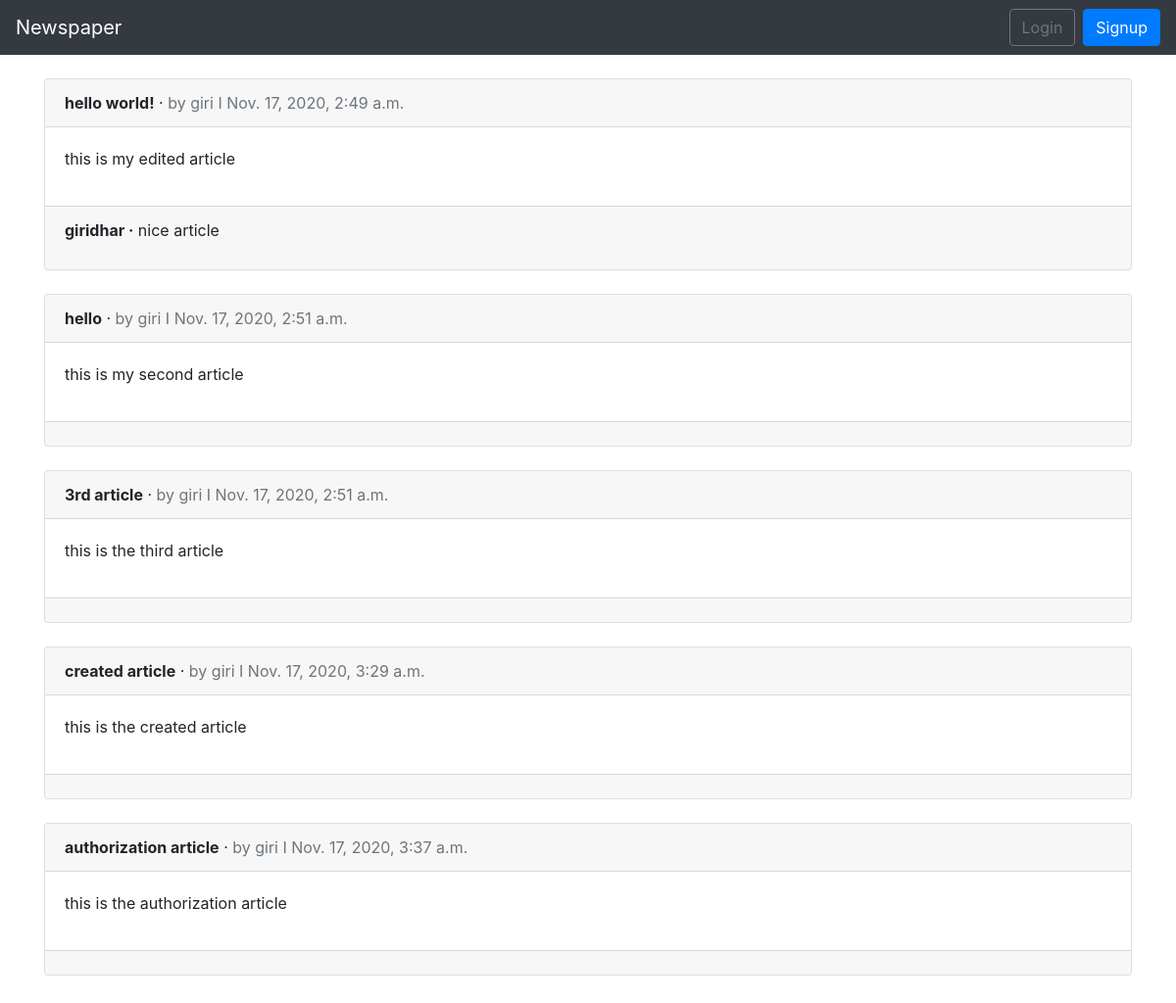
The app's page /articles/ with its own data.
### articles/models.py (models this page shows, shortened)
class Article(models.Model):
    title = models.CharField(max_length=255)
    body = models.TextField()
    date = models.DateTimeField(auto_now_add=True)
    author = models.ForeignKey(get_user_model(),on_delete=models.CASCADE,)

class Comment(models.Model):
    article = models.ForeignKey(Article,on_delete=models.CASCADE,related_name = 'comments')
    comment = models.CharField(max_length=140)
    author = models.ForeignKey( get_user_model(),on_delete=models.CASCADE,)

### users/models.py (models this page shows)
class CustomUser(AbstractUser):
    age = models.PositiveIntegerField(default=0)

### articles/views.py (the view)
# urls.py: path('', views.ArticleListView.as_view(), name='article_list'),
class ArticleListView(ListView):
    model = models.Article
    template_name = 'article_list.html'

### templates/article_list.html (shortened to what this page needs)
{% extends 'base.html' %}
{% block content %}
{% if user.is_authenticated%}
{% for article in object_list %}
<div class="card">
<div class="card-header">
<span class="font-weight-bold">{{ article.title }}</span> &middot;
<span class="text-muted">by {{article.author }} I {{article.date }}
</span>
</div>
<div class="card-body">
<p> {{article.body }}</p>
<a href="{% url 'article_edit' article.pk %}">Edit</a> I
<a href="{% url 'article_delete' article.pk %}">Delete</a>
</div>
<div class="card-footer">
{% for comment in article.comments.all %}
<p><span class="font-weight-bold">{{ comment.author }}&nbsp&middot;</span>&nbsp{{comment.comment}}</p>
{% endfor %}
</div>
</div>
{% endfor %}
{% else %}
{% for article in object_list %}
<div class="card">
    <div class="card-header">
    <span class="font-weight-bold">{{ article.title }}</span> &middot;
    <span class="text-muted">by {{article.author }} I {{article.date }}
    </span>
    </div>
    <div class="card-body">
    <p> {{article.body }}</p>
    </div>
    <div class="card-footer">
    {% for comment in article.comments.all %}
    <p><span class="font-weight-bold">{{ comment.author }}&nbsp&middot;</span>&nbsp{{comment.comment}}</p>
    {% endfor %}
    </div>
    </div>
    <div>&nbsp</div>
    {% endfor %}
<br />
{% endif %}
{% endblock content %}

### templates/base.html (shortened to what this page needs)
<!doctype html>
<html lang="en">
<head>
<link rel="stylesheet"href="https://maxcdn.bootstrapcdn.com/bootstrap/4.
0.0/css\
/bootstrap.min.css" integrity="sha384-
Gn5384xqQ1aoWXA+058RXPxPg6fy4IWvT
Nh0E263XmFcJl\ SAwiGgFAW/dAiS6JXm"
crossorigin="anonymous">
</head>
<body>
<nav class="navbar navbar-expand-md navbar-dark bg-dark mb-4">
<a class="navbar-brand" href=" {% url 'home' %}">Newspaper</a>
<div class="collapse navbar-collapse" id="navbarCollapse">
 {% if user.is_authenticated %}
 <a href="{% url 'article_new' %}">+ New</a></li>
<ul class="navbar-nav ml-auto">
<li class="nav-item">
<a class="nav-link dropdown-toggle" href="#" id="userMenu" data-toggle="dropdown" aria-haspopup="true" aria-expanded="false">
 {{user.username }}
</a>
<div class="dropdown-menu dropdown-menu-right" aria- labelledby="userMenu">
 <a class="dropdown-item" href=" {% url 'password_change'%}">Change password</a>
<div class="dropdown-divider"></div>
<a class="dropdown-item" href=" {% url 'logout' %}">Log out</a>
</div>
</li>
</ul>
{% else %}
<form class="form-inline ml-auto">
 <a href="{% url 'login' %}" class="btn btn-outline-secondary">Login</a>
 <a href="{% url 'signup' %}" class="btn btn-primary ml-2">Signup</a>
 </form>
 {% endif %}
 </div>
 </nav>
 <div class="container">
 {% block content %}
 {% endblock %}
</div>
</body>
</html>

### records on screen
Article: title "hello world!", author "giri", date "Nov. 17, 2020, 2:49 a.m.", body "this is my edited article"
Comment: author "giridhar", comment "nice article"
Article: title "hello", author "giri", date "Nov. 17, 2020, 2:51 a.m.", body "this is my second article"
Article: title "3rd article", author "giri", date "Nov. 17, 2020, 2:51 a.m.", body "this is the third article"
Article: title "created article", author "giri", date "Nov. 17, 2020, 3:29 a.m.", body "this is the created article"
Article: title "authorization article", author "giri", date "Nov. 17, 2020, 3:37 a.m.", body "this is the authorization article"
